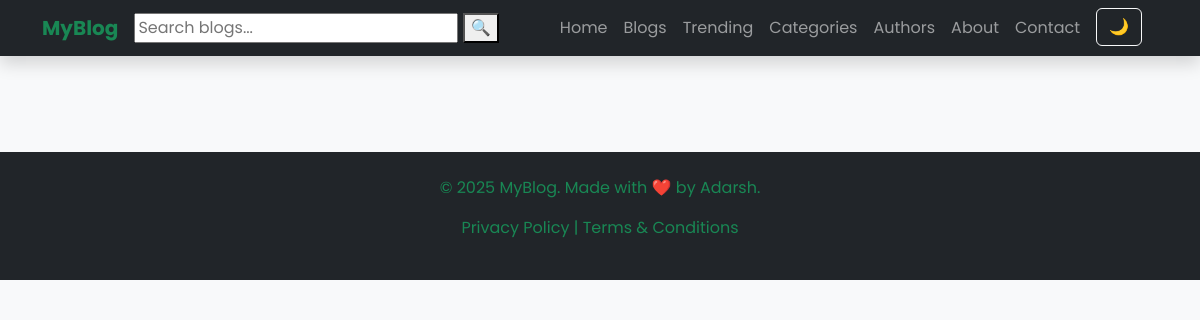
Page /category-blog/Technology/ on the earlier database version.
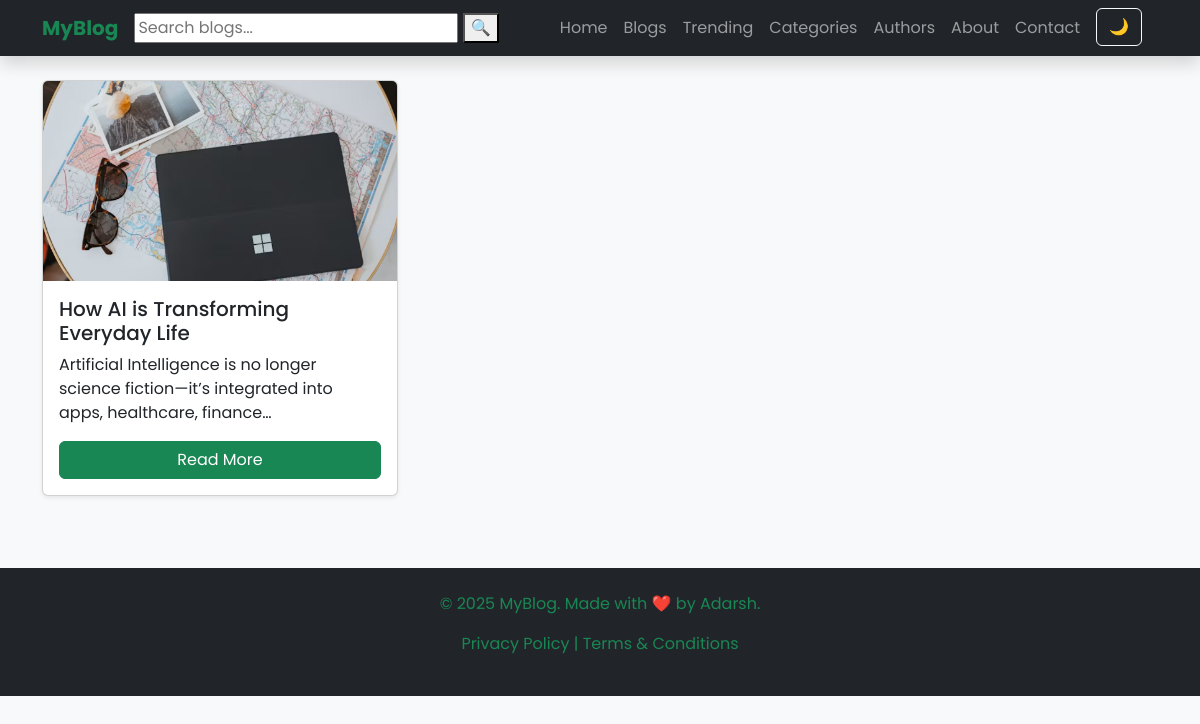
Same page on the later database version.
### webapp/models.py (models this page shows)
class Blog(models.Model):
    STATUS_CHOICE = (
        ('draft','Draft'),
        ('published','Published')
    )
    title = models.CharField(max_length=100,unique=True)
    slug = models.SlugField(unique=TRUE,blank=True)
    category = models.ForeignKey(Category,on_delete=models.CASCADE)
    author = models.ForeignKey(User,on_delete=models.CASCADE)
    blog_image = models.ImageField(upload_to='uploads/%y/%m/%d')
    short_description = models.TextField(max_length=1000)
    blog_body = models.TextField(max_length=3000)
    views = models.IntegerField(null=True)
    comment = models.IntegerField(null=True)
    status = models.CharField(max_length=100,choices= STATUS_CHOICE, default='draft')
    is_feacherd = models.BooleanField(default=False)
    created_at = models.DateTimeField(auto_now_add=True)
    updated_at = models.DateTimeField(auto_now=True)

### webapp/views.py (the view)
# urls.py: path('category-blog/<str:cn>/',category_blog,name='category-blog'),
def category_blog(request,cn):
    blog_obj = Blog.objects.filter(category__category_name=cn)
    context = {
        'blog' : blog_obj,
    }
    return render(request,'category-blog.html',context)

### templates/category-blog.html (shortened to what this page needs)
{% extends 'base.html' %}
{% block content %}
<section class="container py-4">
  <div class="row">
    <div class="col-lg-12">
      <div class="row g-4" id="subcategoryBlogGrid">
        {% for i in blog %}
        <div class="col-md-4">
          <div class="card h-100 shadow-sm">
            <img src="{{i.blog_image.url}}" class="card-img-top" alt="Blog 1">
            <div class="card-body">
              <h5 class="card-title">{{i.title}}</h5>
              <p class="card-text">{{i.short_description|truncatechars:100}}</p>
              <a href="{% url 'blog-detail' i.pk %}" class="btn btn-success">Read More</a>
            </div>
          </div>
        </div>
        {% endfor %}
      </div>
    </div>
  </div>
</section>
{% endblock %}

Differences in the rows shown:
added Blog: blog_image (picture), title "How AI is Transforming Everyday Life", short_description "Artificial Intelligence is no longer science fiction—it’s integrated into apps, healthcare, finance…"
